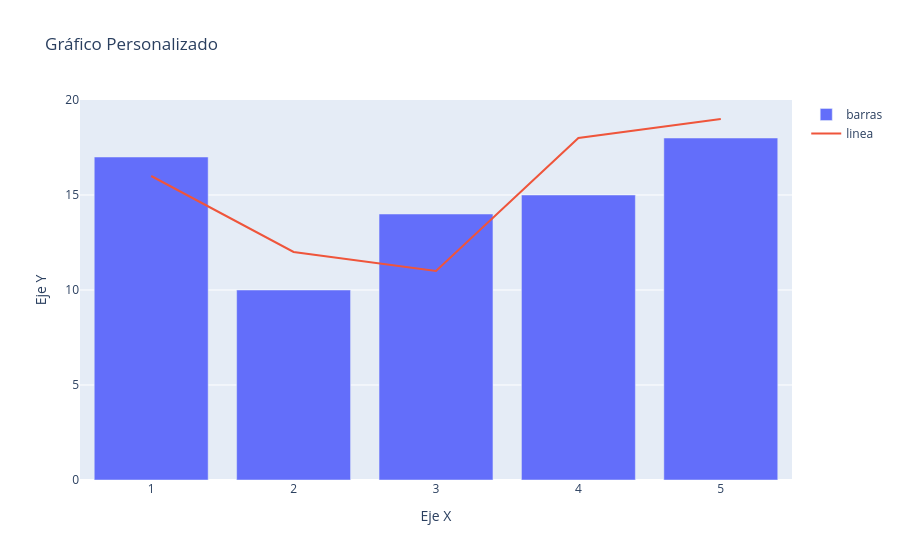

Here is the notebook cell this chart was saved with:
### Code cell
import plotly.graph_objects as go

fig = go.Figure()

fig.add_trace(go.Bar(x=[1,2,3,4,5],
                     y=[17,10,14,15,18],
                     name="barras"))

fig.add_trace(go.Scatter(x=[1,2,3,4,5],
                          y=[16,12,11,18,19],
                          mode="lines",
                          name="linea"))

layout = go.Layout(title="Gráfico Personalizado",
                   xaxis_title="Eje X",
                   yaxis_title="Eje Y")

fig.update_layout(layout)

### Figure 1 — Plotly figure (JSON) as saved in the notebook; plotly's stock layout.template omitted (floating-point values rounded to 4 significant figures)
{"data": [{"name": "barras", "type": "bar", "x": [1, 2, 3, 4, 5], "y": [17, 10, 14, 15, 18]}, {"mode": "lines", "name": "linea", "type": "scatter", "x": [1, 2, 3, 4, 5], "y": [16, 12, 11, 18, 19]}], "layout": {"title": {"text": "Gráfico Personalizado"}, "xaxis": {"title": {"text": "Eje X"}}, "yaxis": {"title": {"text": "Eje Y"}}}}
